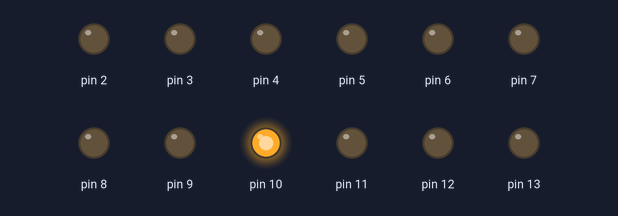
This sketch was run on a simulated Arduino Uno, built with avr-gcc and run on an emulated ATmega328P. Parts: output pins drawn as LEDs (lit = HIGH).

Above: at 0.6 s.
At 1.9 s:
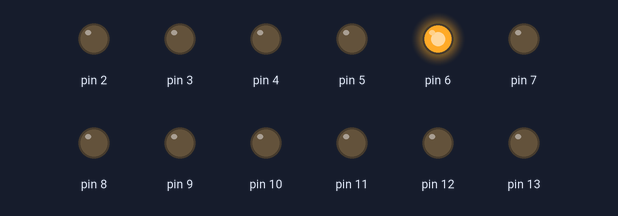
At 4.1 s:
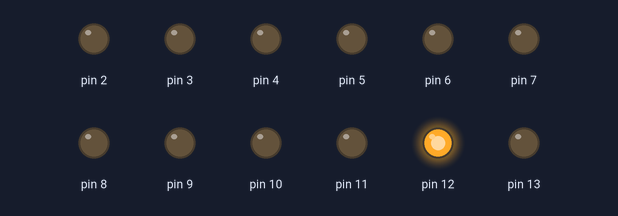
At 7.4 s:
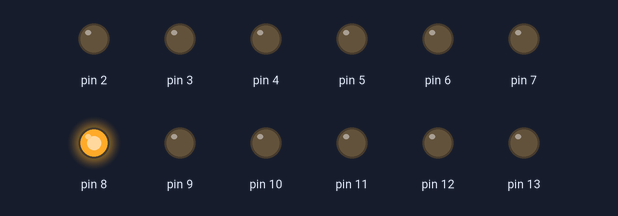
At 11.6 s:
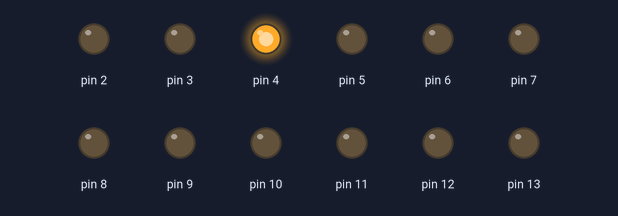
At 14.1 s:
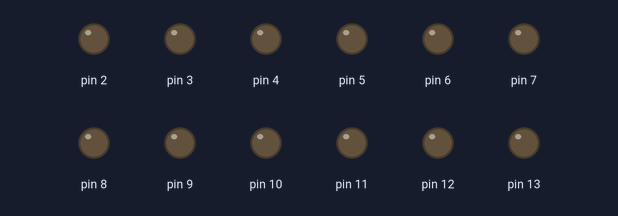
Timing chart, 0 to 20.0 s (numbered marks = the images above):
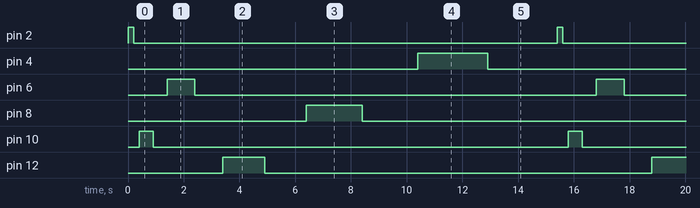

Measured:
- by itself, pin 2: alternates HIGH for 0.20 s and LOW for 15.2 s
- by itself, pin 4: alternates HIGH for 2.5 s and LOW for 12.9 s
- by itself, pin 6: alternates HIGH for 1.0 s and LOW for 14.4 s
- by itself, pin 8: alternates HIGH for 2.0 s and LOW for 13.4 s
- by itself, pin 10: alternates HIGH for 0.50 s and LOW for 14.9 s
- by itself, pin 12: alternates HIGH for 1.5 s and LOW for 13.9 s

The sketch:

LED_practice_WithouthGND.ino
```cpp
//Led_Test
// Six led conected from pin 2-13(even pin is Anode,Odd pin is Cathode)
static int Findex = 2;
static int Lindex = 13;

void setup() {
   for(int i=Findex;i<=Lindex;i++)
   {
      pinMode(i,OUTPUT);
      digitalWrite(i+1,LOW);
   }
}
 void Fn(int p, long d)
 {
   digitalWrite(p, HIGH);
  delay(d);
   digitalWrite(p, LOW);
  delay(d);
 }
void loop() {
  Fn(2,200);
  Fn(10,500);
  Fn(6,1000);
  Fn(12,1500);
  Fn(8,2000);
  Fn(4,2500);
}
```
